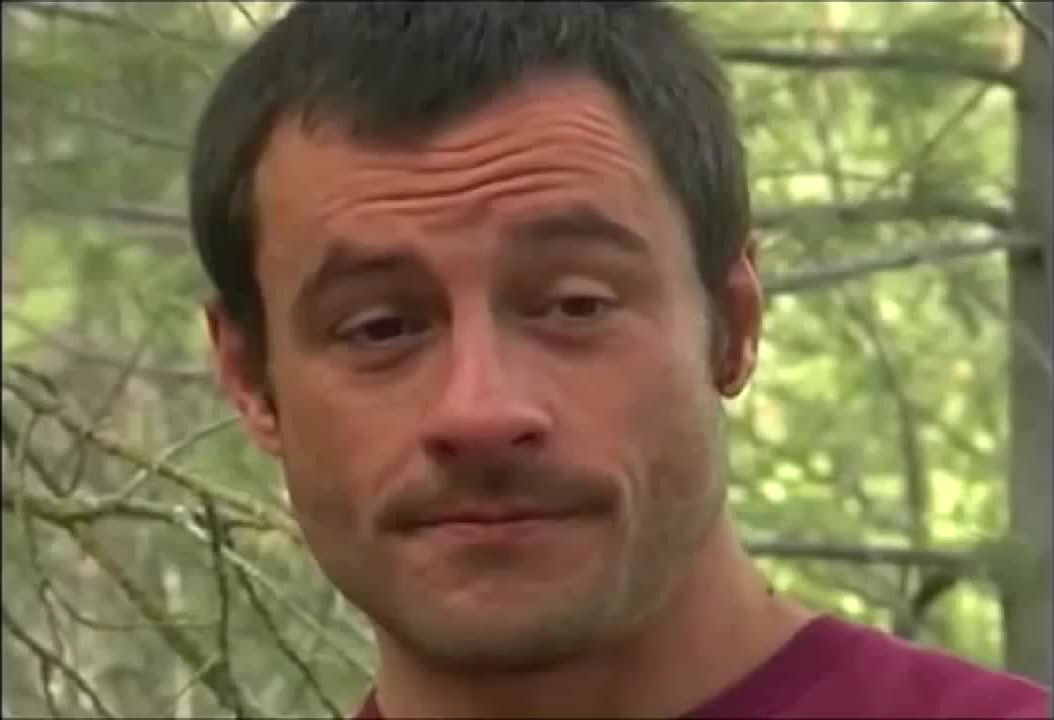
#> input picture lab03/source.jpg, 1054 x 720 px
$ python lab03.py
#> lines starting #> are read from the running program, lines starting #| are printed output that depends on the picture
import cv2 as cv
import numpy as np
import math

source = cv.imread("source.jpg")
#> source is the input picture: shape (720, 1054, 3); mean B, G, R 78.7, 110, 123.6
result = source.copy()

def sobel_filter():
    global source, result
    kx = [[-1,0,1],[-2,0,2],[-1,0,1]]
    ky = [[1,2,1],[0,0,0],[-1,-2,-1]]

    height, width, channels = source.shape
#> height = 720; width = 1054; channels = 3

    for y in range(1, height - 1):
        for x in range(1, width - 1):
            tmp = source[y-1:y+2, x-1:x+2]
            matrix = tmp.sum(axis=2) / 3
            sumx = 0
            sumy = 0
            for s in range(0, 3):
                for t in range(0, 3):
                    sumx = sumx + matrix[s, t]*kx[s][t]
                    sumy = sumy + matrix[s, t]*ky[s][t]
            newValue = math.sqrt(sumx*sumx + sumy*sumy)
            if newValue < 0:
                newValue = 0
            elif newValue > 255:
                newValue = 255
            result[y, x] = [newValue,newValue,newValue]
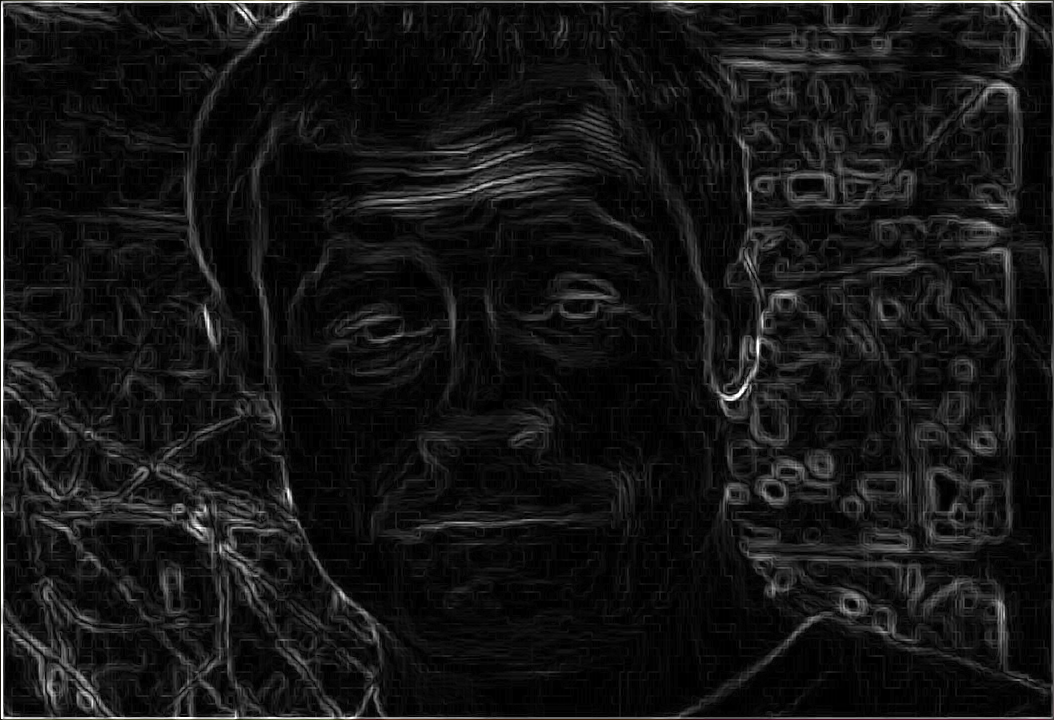
#> result: shape (720, 1054, 3); mean B, G, R 20.7, 20.8, 20.8

sobel_filter()
cv.imshow("lab03",result)
cv.waitKey()
cv.imwrite("result.jpg", result)
